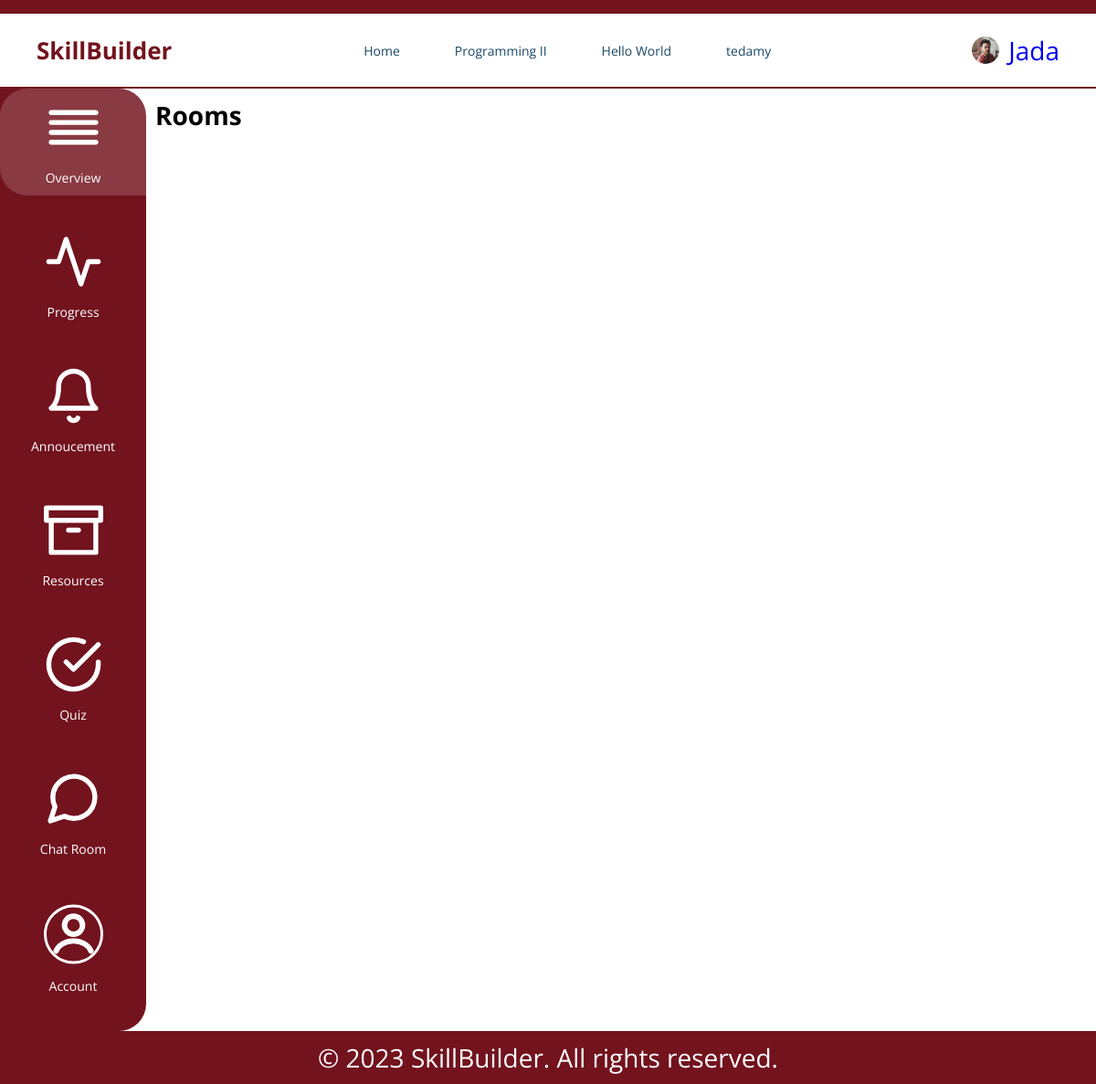
/course/19/chat_room (signed in), run on an earlier commit of the app's database.
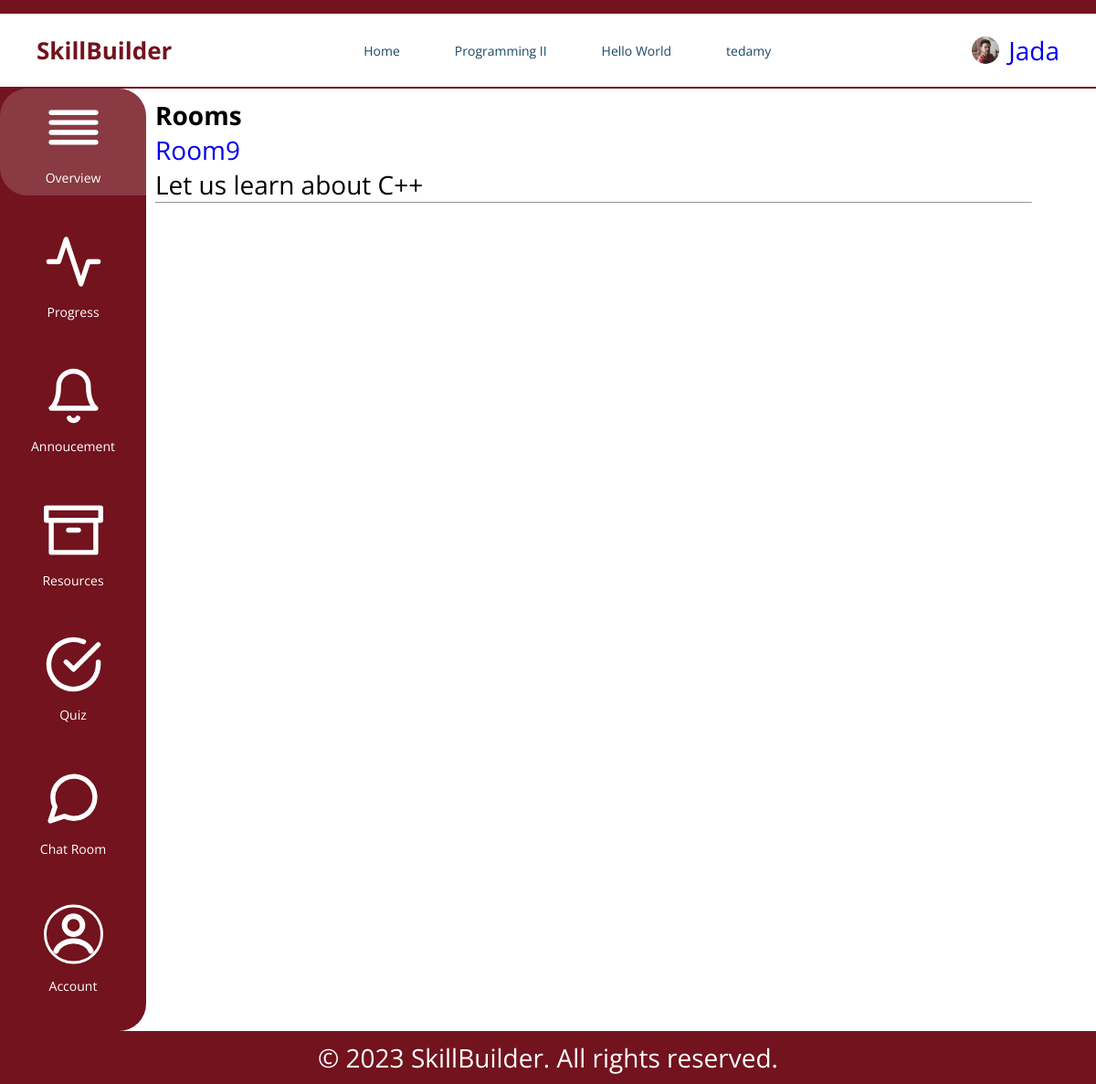
And on a later commit of the database.
### myapp/models.py (models this page shows, shortened)
class Course(models.Model):
    name = models.CharField(max_length=100)
    description = models.TextField(blank=True, null=True)
    instructor = models.ForeignKey(User, on_delete=models.CASCADE)
    course_participants = models.ManyToManyField(User, related_name='course_participants', blank=True)
    created = models.DateField(auto_now_add=True)
    updated = models.DateField(auto_now=True)

class Room(models.Model):
    room_topic = models.CharField(max_length=200, null=True)
    course = models.ForeignKey(Course, on_delete=models.CASCADE)
    room_description = models.TextField(null=True, blank=True)
    created  = models.DateTimeField(auto_now_add=True)
    updated = models.DateTimeField(auto_now=True)

### myapp/views.py (the view)
# urls.py: path('course/<str:pk>/chat_room', views.roomPage, name='room-page'),
def roomPage(request, pk):
    employee = request.user
    employer = User.objects.get(username=employee.my_employer)
    courses = Course.objects.filter(instructor__username=employer).distinct()
    course = Course.objects.get(id=pk)
    rooms = Room.objects.filter(course=course)
    context = {
        'course': course,
        'rooms': rooms,
        'courses': courses,
    }
    return render(request, "myapp/room_page.html", context)

### myapp/templates/myapp/room_page.html
{% extends 'main.html' %} {% load static %} | {% block content %}
<div>
    <h1>Rooms</h1>
    {% for room in rooms %}
    <p> <a href="{% url 'chat-room' pk2=course.id pk=room.id %}">Room{{room.id}}</a></p>
    <p>{{room.room_description}}</p>
    <hr />
    {% endfor %}
</div>
{% endblock %}

### templates/main_navbar.html (shortened to what this page needs)
{% load static %}
<div class="header-container">
    <header class="header">
        <div class="logo">SkillBuilder</div>
        <nav class="nav-links-all">
            {% with request.resolver_match.url_name as url_name %}
            <ul>
                <li>
                    <a
                        href="{% url 'employee-home' request.user %}"
                        class="nav-links {% if request.resolver_match.view_name == 'home' %} active {% endif %}"
                        >Home</a
                    >
                </li>
                {% for course in courses %}
                <li>
                    <a
                        href="{% url 'course' course.id %}"
                    >
                        {{course.name}}
                    </a>
                </li>
                {% endfor %}
            </ul>
            {% endwith %}
        </nav>
        <div class="user-ico">
            <a
                href="{% url 'update-user' request.user.id %}"
                style="display: flex; align-items: center"
            >
                <img
                    src="{{request.user.avatar.url}}"
                    alt="user"
                    class="image-icon"
                    style="width: 30px; border-radius: 50%; margin: 10px"
                />
                <p>{{request.user.username}}</p>
            </a>
        </div>
    </header>
</div>

What changed in the data, as far as the page shows it:
added Room: id "9", room_description "Let us learn about C++"
